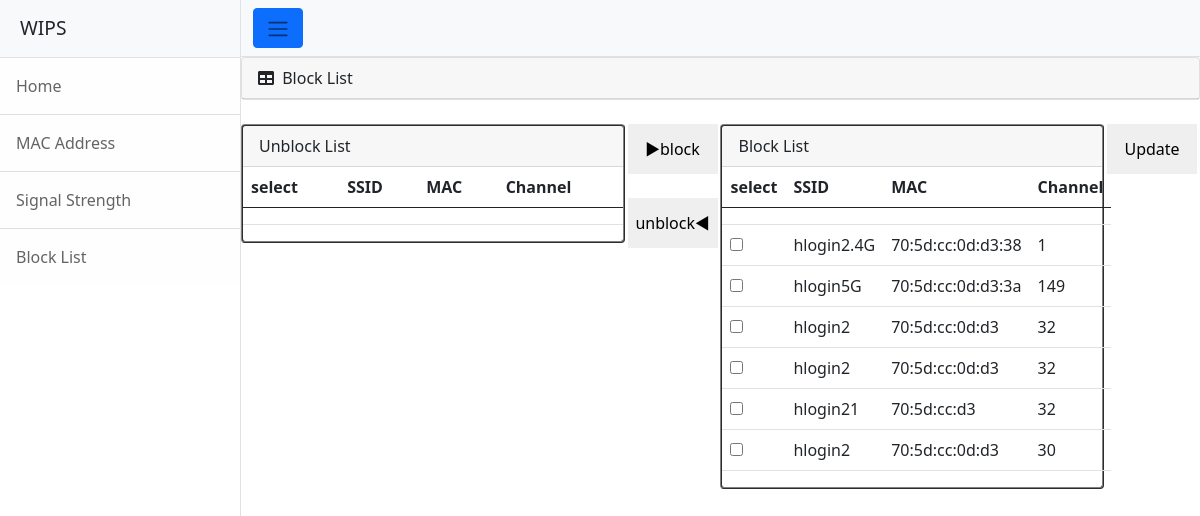
The page /block on the database as committed earlier.
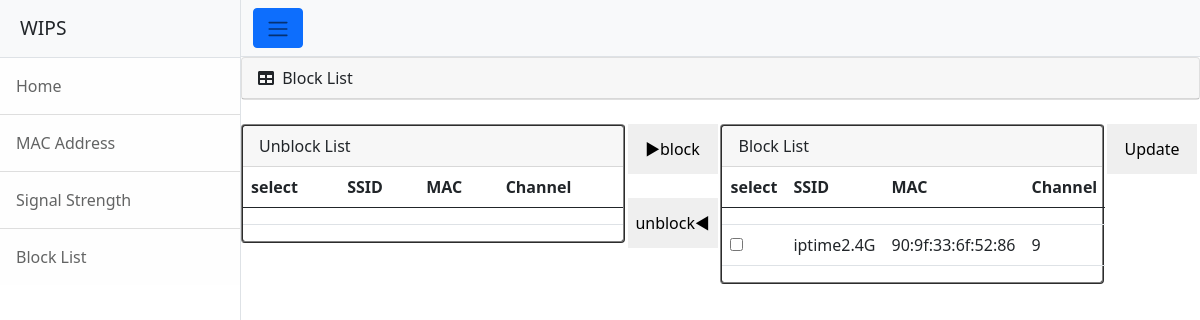
The same page on the database as committed later.
### tables this page shows
CREATE TABLE BLOCK_LIST (SSID text, MAC_ADDR text, CHANNEL int, FLAG int);

### main.py (the view)
@app.route("/block")
def blcokpage():
    dbdao = dbDAO()
    return render_template("block.html", block_list=dbdao.select())

### firewall.py (called while the page is built)
    def select(self):
        self.cur.execute("SELECT * FROM BLOCK_LIST")
        return self.cur.fetchall()

### templates/block.html (shortened to what this page needs)
<!DOCTYPE html>
<html lang="en">
    <head>
        <link href="https://cdn.jsdelivr.net/npm/simple-datatables@latest/dist/style.css" rel="stylesheet" />
        <link href="/static/css/styles.css" rel="stylesheet" />
    </head>
    <body>
        <div class="d-flex" id="wrapper">
            <div class="border-end bg-white" id="sidebar-wrapper">
                <div class="sidebar-heading border-bottom bg-light">WIPS</div>
                <div class="list-group list-group-flush">
                    <a class="list-group-item list-group-item-action list-group-item-light p-3" href="/">Home</a>
                    <a class="list-group-item list-group-item-action list-group-item-light p-3" href="/address">MAC Address</a>
                    <a class="list-group-item list-group-item-action list-group-item-light p-3" href="/signal">Signal Strength</a>
                    <a class="list-group-item list-group-item-action list-group-item-light p-3" href="/block">Block List</a>
                </div>
            </div>
            <div id="page-content-wrapper">
                <nav class="navbar navbar-expand-lg navbar-light bg-light border-bottom">
                    <div class="container-fluid">
                        <button class="btn btn-primary" id="sidebarToggle"><span class="navbar-toggler-icon"></span></button>
                    </div>
                </nav>
                <div class="card mb-4">
                    <div class="card-header">
                        <i class="fas fa-table me-1"></i>
                        Block List
                    </div>
                </div>
                <div>
                    <div class="card mb-4" style="border: 2px ridge gray; float: left; width: 40%;" >
                        <div class="card-header">
                            Unblock List
                        </div>
                        <table id="table_ub" class="table">
                            <thead>
                                <tr>
                                    <th>select</th>
                                    <th>SSID</th>
                                    <th>MAC</th>
                                    <th>Channel</th>
                                </tr>
                            </thead>
                            <tbody id="tbody_ub">
                                <tr>
                                    <td></td>
                                    <td></td>
                                    <td></td>
                                    <td></td>
                                </tr>
                            </tbody>
                        </table>
                    </div>
                    <div style="display:flex; flex-direction:column ; align-items: center; justify-content: center; float:left; width: 10%; ">
                            <button type="button" id="blockBtn" style="border: 2px; width: 90px; height: 50px;">▶block</button>
                            <button type="button" id="unblockBtn" style="border: 2px; width: 90px; height: 50px;">unblock◀</button>
                    </div>
                    <div class="card mb-4" style="border: 2px ridge gray; float: left; width: 40%;" >
                        <div class="card-header">
                            Block List
                        </div>
                        <table id="table_b" class="table">
                            <thead>
                                <tr>
                                    <th>select</th>
                                    <th>SSID</th>
                                    <th>MAC</th>
                                    <th>Channel</th>
                                </tr>
                            </thead>
                            <tbody id="tbody_b">
                                <tr>
                                    <td></td>
                                    <td></td>
                                    <td></td>
                                    <td></td>
                                </tr>
                                {% for item in block_list %}
                                <tr>
                                    <td><input type="checkbox" id= {{ loop.index0 }} name="b_checkbox"></td>
                                    <td>{{ item[0] }}</td>
                                    <td>{{ item[1] }}</td>
                                    <td>{{ item[2] }}</td>
                                </tr>
                                {% endfor %}
                            </tbody>
                        </table>
                    </div>
                    <div style="display:flex; flex-direction:column ; align-items: center; justify-content: center; float:left; width: 10%; ">
                        <button type="button" style="border: 2px; width: 90px; height: 50px;" id="update_btn">Update</button>
                    </div>
                </div>
            </div>
        </div>
    </body>
</html>

Rows that differ between the two databases and show on the page:
removed BLOCK_LIST: SSID "hlogin5G", MAC_ADDR "70:5d:cc:0d:d3:3a", CHANNEL "149"
removed BLOCK_LIST: SSID "hlogin2", MAC_ADDR "70:5d:cc:0d:d3", CHANNEL "32"
removed BLOCK_LIST: SSID "hlogin2", MAC_ADDR "70:5d:cc:0d:d3", CHANNEL "32"
removed BLOCK_LIST: SSID "hlogin21", MAC_ADDR "70:5d:cc:d3", CHANNEL "32"
removed BLOCK_LIST: SSID "hlogin2", MAC_ADDR "70:5d:cc:0d:d3", CHANNEL "30"
changed BLOCK_LIST: SSID "hlogin2.4G" → "iptime2.4G"; MAC_ADDR "70:5d:cc:0d:d3:38" → "90:9f:33:6f:52:86"; CHANNEL "1" → "9"
